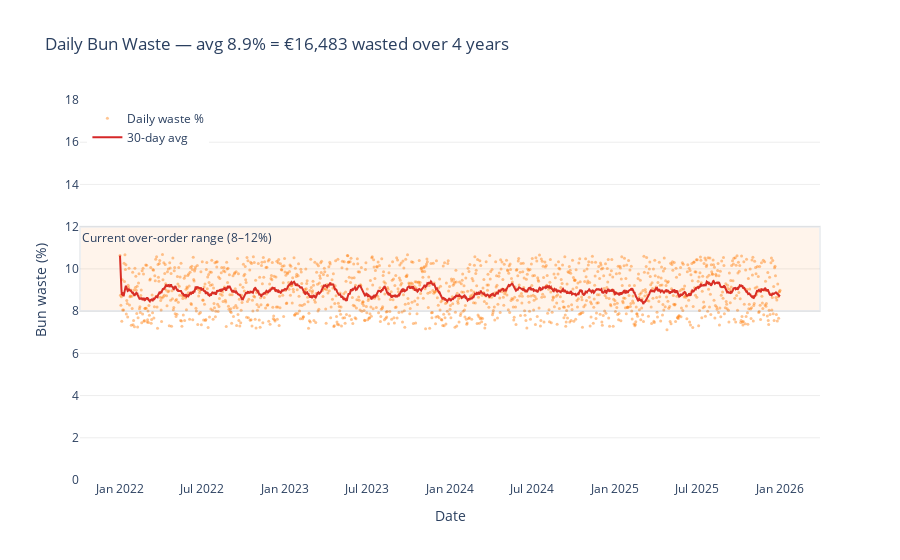

Here is the notebook cell this chart was saved with:
### Markdown cell above
---
## Chart 4: Daily Bun Waste — The Problem We Are Solving

Every day, the restaurant over-orders buns by **8–12%**.

The waste is **consistent and predictable** — which means a simple predictive model can eliminate most of it.

> If we can predict tomorrow's burger sales, we know exactly how many buns to order.

### Code cell
avg_waste   = df_buns['waste_percentage'].mean()
total_waste = (df_buns['ordered_buns'] - df_buns['actual_buns_used']).sum()
BUN_COST    = 0.35   # EUR per bun — adjust to real cost
waste_eur   = total_waste * BUN_COST

print(f'Average daily bun waste:    {avg_waste:.1f}%')
print(f'Total buns wasted (2 yrs):  {total_waste:,}')
print(f'Estimated cost @ €{BUN_COST}/bun:  €{waste_eur:,.0f} over 4 years')

# 30-day rolling average
df_buns['waste_30d'] = df_buns['waste_percentage'].rolling(30, min_periods=1).mean()

fig4 = go.Figure()

# Daily dots
fig4.add_trace(go.Scatter(
    x=df_buns['date'], y=df_buns['waste_percentage'],
    mode='markers', name='Daily waste %',
    marker=dict(color='#FF7F0E', size=3, opacity=0.45),
))

# 30-day rolling line
fig4.add_trace(go.Scatter(
    x=df_buns['date'], y=df_buns['waste_30d'],
    mode='lines', name='30-day avg',
    line=dict(color='#D62728', width=2),
))

# Reference band
fig4.add_hrect(y0=8, y1=12, fillcolor='#FF7F0E', opacity=0.08,
               annotation_text='Current over-order range (8–12%)',
               annotation_position='top left')

fig4.update_layout(
    title=(
        f'Daily Bun Waste — avg {avg_waste:.1f}%'
        f' = €{waste_eur:,.0f} wasted over 4 years'
    ),
    xaxis_title='Date',
    yaxis_title='Bun waste (%)',
    yaxis=dict(range=[0, 18], gridcolor='#eee'),
    plot_bgcolor='white',
    legend=dict(yanchor='top', y=0.99, xanchor='left', x=0.01),
)
fig4.show()

### Figure 1 — Plotly figure (JSON) as saved in the notebook; plotly's stock layout.template omitted (floating-point values rounded to 4 significant figures; data arrays with more than 128 entries replaced by an {"elided": "..."} marker saying what was removed)
{"data": [{"marker": {"color": "#FF7F0E", "opacity": 0.45, "size": 3}, "mode": "markers", "name": "Daily waste %", "type": "scatter", "x": {"elided": "1461 str values"}, "y": {"elided": "1461 float values"}}, {"line": {"color": "#D62728", "width": 2}, "mode": "lines", "name": "30-day avg", "type": "scatter", "x": {"elided": "1461 str values"}, "y": {"elided": "1461 float values"}}], "layout": {"annotations": [{"showarrow": false, "text": "Current over-order range (8–12%)", "x": 0, "xanchor": "left", "xref": "x domain", "y": 12, "yanchor": "top", "yref": "y"}], "legend": {"x": 0.01, "xanchor": "left", "y": 0.99, "yanchor": "top"}, "plot_bgcolor": "white", "shapes": [{"fillcolor": "#FF7F0E", "opacity": 0.08, "type": "rect", "x0": 0, "x1": 1, "xref": "x domain", "y0": 8, "y1": 12, "yref": "y"}], "title": {"text": "Daily Bun Waste — avg 8.9% = €16,483 wasted over 4 years"}, "xaxis": {"title": {"text": "Date"}}, "yaxis": {"gridcolor": "#eee", "range": [0, 18], "title": {"text": "Bun waste (%)"}}}}
